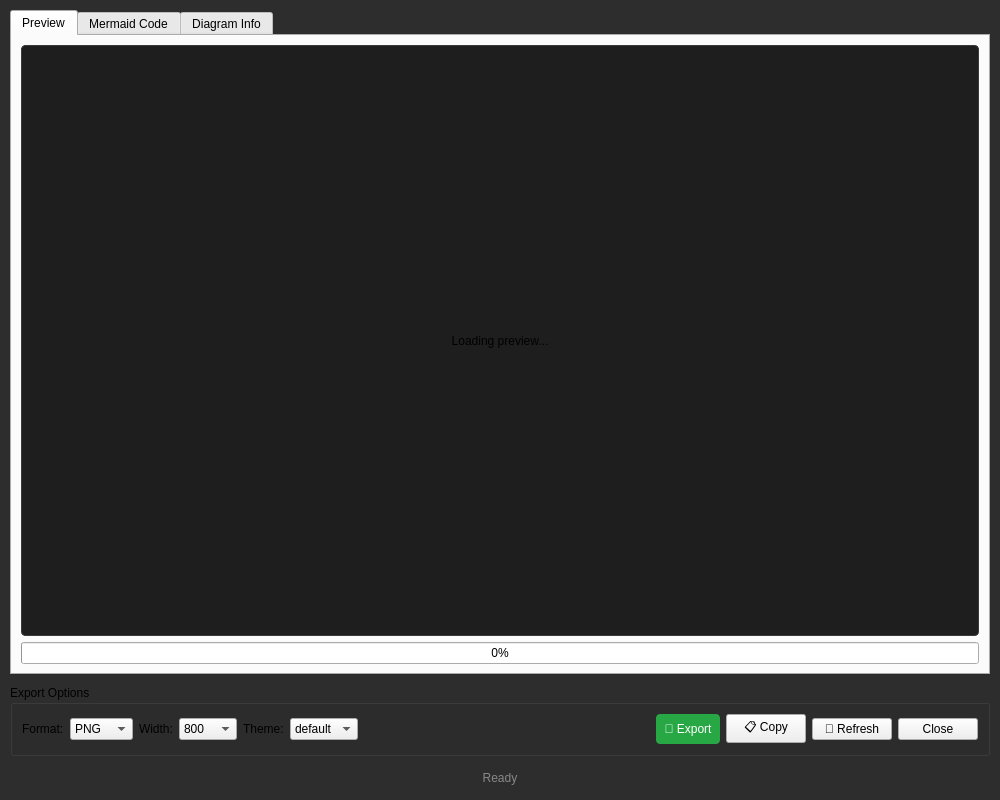
<?xml version="1.0" encoding="UTF-8"?>
<ui version="4.0">
 <class>MermaidDialog</class>
 <widget class="QDialog" name="MermaidDialog">
  <property name="geometry">
   <rect>
    <x>0</x>
    <y>0</y>
    <width>1000</width>
    <height>800</height>
   </rect>
  </property>
  <property name="windowTitle">
   <string>Mermaid Diagram Viewer</string>
  </property>
  <property name="styleSheet">
   <string notr="true">
    QDialog {
        background-color: #2d2d2d;
    }
   </string>
  </property>
  <layout class="QVBoxLayout" name="verticalLayout">
   <property name="spacing">
    <number>10</number>
   </property>
   <property name="leftMargin">
    <number>10</number>
   </property>
   <property name="topMargin">
    <number>10</number>
   </property>
   <property name="rightMargin">
    <number>10</number>
   </property>
   <property name="bottomMargin">
    <number>10</number>
   </property>
   
   <!-- Tab Widget -->
   <item>
    <widget class="QTabWidget" name="tabWidget">
     <property name="currentIndex">
      <number>0</number>
     </property>
     
     <!-- Preview Tab -->
     <widget class="QWidget" name="previewTab">
      <attribute name="title">
       <string>Preview</string>
      </attribute>
      <layout class="QVBoxLayout" name="previewLayout">
       <item>
        <widget class="QLabel" name="previewLabel">
         <property name="alignment">
          <set>Qt::AlignmentFlag::AlignCenter</set>
         </property>
         <property name="styleSheet">
          <string notr="true">
           QLabel {
               background-color: #1e1e1e;
               border: 1px solid #3a3a3a;
               border-radius: 4px;
               min-height: 500px;
           }
          </string>
         </property>
         <property name="text">
          <string>Loading preview...</string>
         </property>
        </widget>
       </item>
       <item>
        <widget class="QProgressBar" name="progressBar">
         <property name="visible">
          <bool>false</bool>
         </property>
         <property name="value">
          <number>0</number>
         </property>
        </widget>
       </item>
      </layout>
     </widget>
     
     <!-- Code Tab -->
     <widget class="QWidget" name="codeTab">
      <attribute name="title">
       <string>Mermaid Code</string>
      </attribute>
      <layout class="QVBoxLayout" name="codeLayout">
       <item>
        <widget class="QTextEdit" name="codeTextEdit">
         <property name="font">
          <font>
           <family>Consolas</family>
           <pointsize>10</pointsize>
          </font>
         </property>
         <property name="readOnly">
          <bool>true</bool>
         </property>
         <property name="styleSheet">
          <string notr="true">
           QTextEdit {
               background-color: #2d2d2d;
               color: #d4d4d4;
               border: 1px solid #3a3a3a;
               font-family: Consolas, Monaco, monospace;
           }
          </string>
         </property>
        </widget>
       </item>
      </layout>
     </widget>
     
     <!-- Info Tab -->
     <widget class="QWidget" name="infoTab">
      <attribute name="title">
       <string>Diagram Info</string>
      </attribute>
      <layout class="QVBoxLayout" name="infoLayout">
       <item>
        <widget class="QGroupBox" name="infoGroup">
         <property name="title">
          <string>Diagram Information</string>
         </property>
         <layout class="QFormLayout" name="formLayout">
          <item row="0" column="0">
           <widget class="QLabel" name="typeLabel">
            <property name="text">
             <string>Type:</string>
            </property>
           </widget>
          </item>
          <item row="0" column="1">
           <widget class="QLabel" name="typeValue">
            <property name="text">
             <string>Unknown</string>
            </property>
           </widget>
          </item>
          <item row="1" column="0">
           <widget class="QLabel" name="linesLabel">
            <property name="text">
             <string>Lines:</string>
            </property>
           </widget>
          </item>
          <item row="1" column="1">
           <widget class="QLabel" name="linesValue">
            <property name="text">
             <string>0</string>
            </property>
           </widget>
          </item>
          <item row="2" column="0">
           <widget class="QLabel" name="charsLabel">
            <property name="text">
             <string>Characters:</string>
            </property>
           </widget>
          </item>
          <item row="2" column="1">
           <widget class="QLabel" name="charsValue">
            <property name="text">
             <string>0</string>
            </property>
           </widget>
          </item>
         </layout>
        </widget>
       </item>
      </layout>
     </widget>
    </widget>
   </item>
   
   <!-- Control Panel -->
   <item>
    <widget class="QGroupBox" name="controlsGroup">
     <property name="title">
      <string>Export Options</string>
     </property>
     <layout class="QHBoxLayout" name="controlsLayout">
      <item>
       <widget class="QLabel" name="formatLabel">
        <property name="text">
         <string>Format:</string>
        </property>
       </widget>
      </item>
      <item>
       <widget class="QComboBox" name="formatCombo">
        <item>
         <property name="text">
          <string>PNG</string>
         </property>
        </item>
        <item>
         <property name="text">
          <string>SVG</string>
         </property>
        </item>
        <item>
         <property name="text">
          <string>PDF</string>
         </property>
        </item>
        <item>
         <property name="text">
          <string>HTML</string>
         </property>
        </item>
       </widget>
      </item>
      <item>
       <widget class="QLabel" name="widthLabel">
        <property name="text">
         <string>Width:</string>
        </property>
       </widget>
      </item>
      <item>
       <widget class="QComboBox" name="widthCombo">
        <item>
         <property name="text">
          <string>800</string>
         </property>
        </item>
        <item>
         <property name="text">
          <string>1024</string>
         </property>
        </item>
        <item>
         <property name="text">
          <string>1280</string>
         </property>
        </item>
        <item>
         <property name="text">
          <string>1920</string>
         </property>
        </item>
        <item>
         <property name="text">
          <string>Auto</string>
         </property>
        </item>
       </widget>
      </item>
      <item>
       <widget class="QLabel" name="themeLabel">
        <property name="text">
         <string>Theme:</string>
        </property>
       </widget>
      </item>
      <item>
       <widget class="QComboBox" name="themeCombo">
        <item>
         <property name="text">
          <string>default</string>
         </property>
        </item>
        <item>
         <property name="text">
          <string>dark</string>
         </property>
        </item>
        <item>
         <property name="text">
          <string>forest</string>
         </property>
        </item>
        <item>
         <property name="text">
          <string>neutral</string>
         </property>
        </item>
       </widget>
      </item>
      <item>
       <spacer name="horizontalSpacer">
        <property name="orientation">
         <enum>Qt::Orientation::Horizontal</enum>
        </property>
        <property name="sizeHint" stdset="0">
         <size>
          <width>40</width>
          <height>20</height>
         </size>
        </property>
       </spacer>
      </item>
      <item>
       <widget class="QPushButton" name="exportBtn">
        <property name="text">
         <string>💾 Export</string>
        </property>
        <property name="minimumWidth">
         <number>100</number>
        </property>
        <property name="styleSheet">
         <string notr="true">
          QPushButton {
              background-color: #28a745;
              color: white;
              padding: 8px;
              border-radius: 4px;
          }
          QPushButton:hover {
              background-color: #218838;
          }
         </string>
        </property>
       </widget>
      </item>
      <item>
       <widget class="QPushButton" name="copyBtn">
        <property name="text">
         <string>📋 Copy</string>
        </property>
        <property name="minimumWidth">
         <number>100</number>
        </property>
       </widget>
      </item>
      <item>
       <widget class="QPushButton" name="refreshBtn">
        <property name="text">
         <string>🔄 Refresh</string>
        </property>
        <property name="minimumWidth">
         <number>100</number>
        </property>
       </widget>
      </item>
      <item>
       <widget class="QPushButton" name="closeBtn">
        <property name="text">
         <string>Close</string>
        </property>
        <property name="minimumWidth">
         <number>100</number>
        </property>
       </widget>
      </item>
     </layout>
    </widget>
   </item>
   
   <!-- Status Bar -->
   <item>
    <widget class="QLabel" name="statusLabel">
     <property name="text">
      <string>Ready</string>
     </property>
     <property name="alignment">
      <set>Qt::AlignmentFlag::AlignCenter</set>
     </property>
     <property name="styleSheet">
      <string notr="true">
       QLabel {
           color: #888;
           padding: 5px;
       }
      </string>
     </property>
    </widget>
   </item>
  </layout>
 </widget>
 <resources/>
 <connections/>
</ui>
